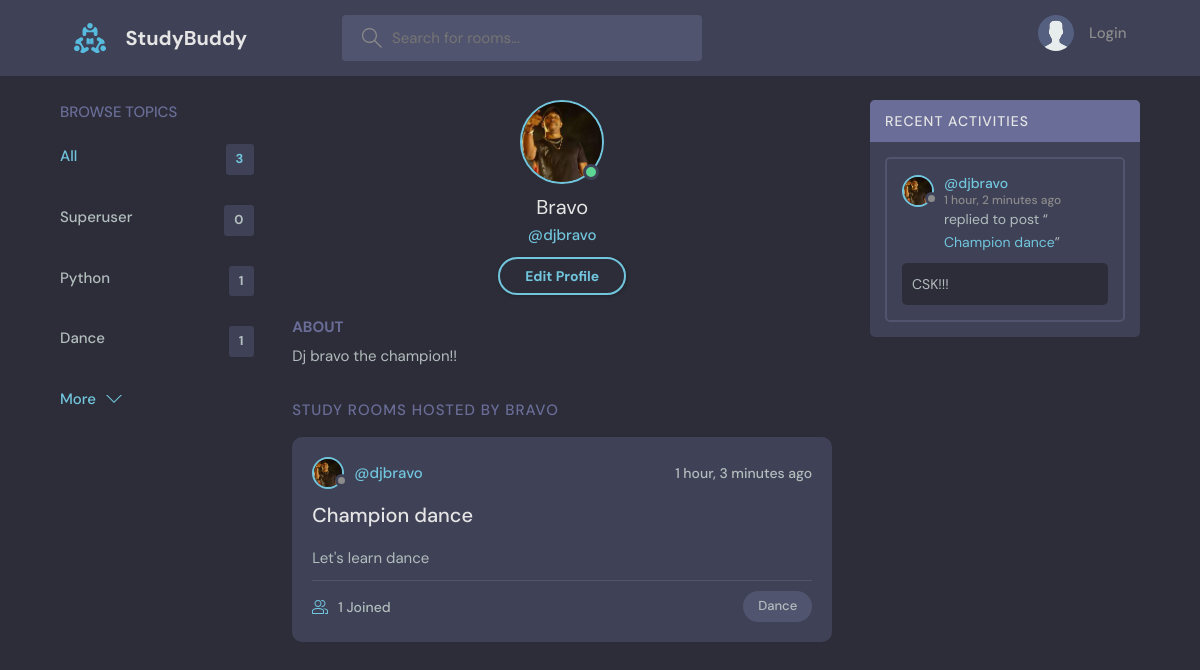
The page /profile/9/ on the database as committed earlier.
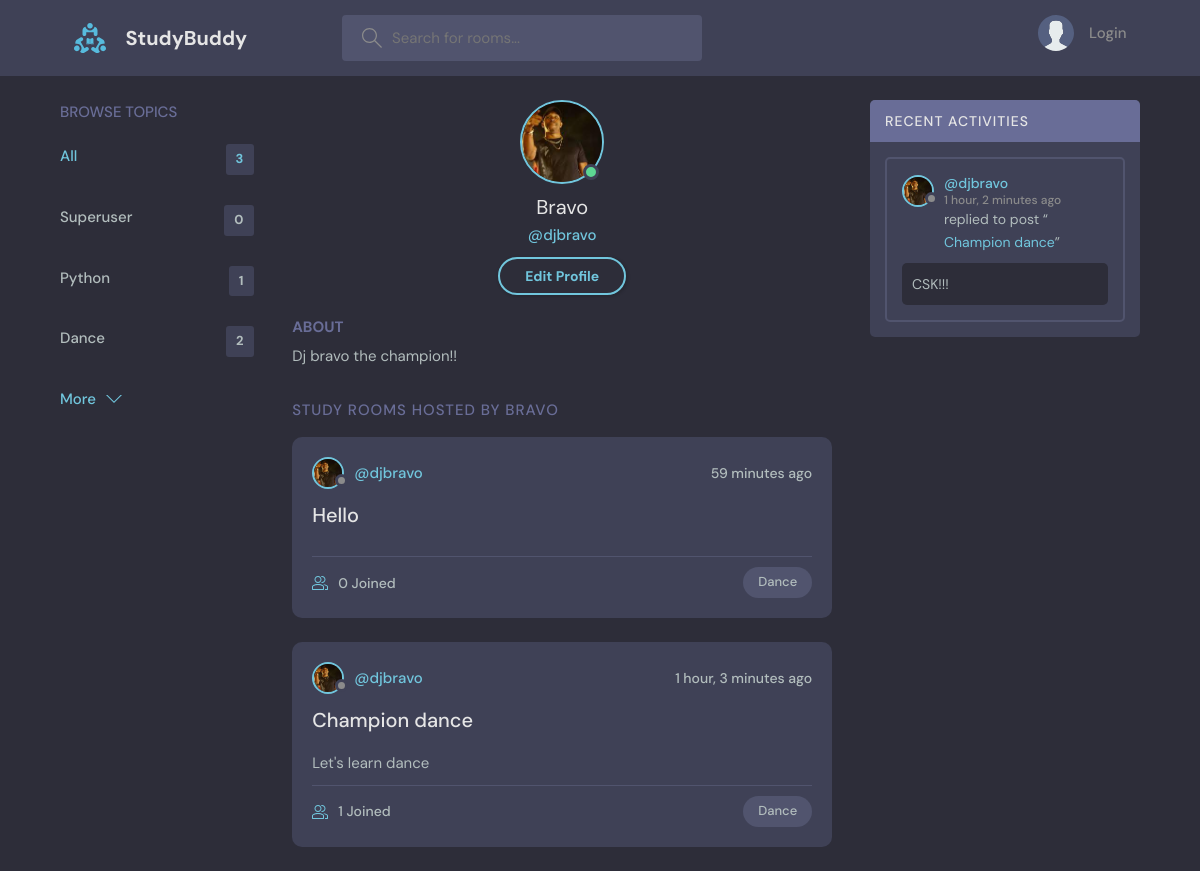
The same page on the database as committed later.
### base/models.py (models this page shows, shortened)
class Topic(models.Model):
    name = models.CharField(max_length=200)

class User(AbstractUser):
    name = models.CharField(max_length=200, null=True)
    email = models.EmailField(unique=True, null=True)
    bio = models.TextField(null=True)
    avatar = models.ImageField(null=True, default="avatar.svg")
    USERNAME_FIELD = 'email'
    REQUIRED_FIELDS = ['username']

class Room(models.Model):
    host = models.ForeignKey(User, on_delete=models.SET_NULL, null=True)
    topic = models.ForeignKey(Topic,on_delete=models.SET_NULL, null=True)
    name = models.CharField(max_length=200)
    description = models.TextField(null=True, blank=True)
    participants = models.ManyToManyField(User, related_name='participants', blank=True)
    updated = models.DateTimeField(auto_now=True)
    created = models.DateTimeField(auto_now_add=True)
    class Meta:
        ordering = ['-updated', '-created']
    def __str__(self):
        return self.name

class Message(models.Model):
    user = models.ForeignKey(User, on_delete=models.CASCADE)
    room = models.ForeignKey(Room, on_delete=models.CASCADE)
    body = models.TextField()
    updated = models.DateTimeField(auto_now=True)
    created = models.DateTimeField(auto_now_add=True)
    class Meta:
        ordering = ['-updated', '-created']

### base/views.py (the view)
# urls.py: path('profile/<str:pk>/', views.user_profile, name='profile'),
def user_profile(request, pk):
    user = User.objects.get(id=pk)
    rooms = user.room_set.all()
    room_messages = user.message_set.all()
    topics = Topic.objects.all()
    context = {'user': user, 'rooms': rooms, 'room_messages': room_messages, 'topics': topics}
    return render(request, 'base/profile.html', context)

### base/templates/base/profile.html
{% extends 'main.html' %}
{% block content %}
  <main class="profile-page layout layout--3">
    <div class="container">
      {% include 'base/topics_component.html' %}
      <div class="roomList">
        <div class="profile">
          <div class="profile__avatar">
            <div class="avatar avatar--large active">
              <img src="{{user.avatar.url}}" />
            </div>
          </div>
          <div class="profile__info">
            <h3>{{user.name}}</h3>
            <p>@{{user.username}}</p>
            <a href="{% url 'update-user' %}" class="btn btn--main btn--pill">Edit Profile</a>
          </div>
          <div class="profile__about">
            <h3>About</h3>
            <p>
             {{user.bio}}
            </p>
          </div>
        </div>
        <div class="roomList__header">
          <div>
            <h2>Study Rooms Hosted by {{user.name}}</a>
            </h2>
          </div>
        </div>
        {% include 'base/rooms_component.html' %}
      </div>
      {% include 'base/activity_feed_component.html' %}
    </div>
  </main>
{% endblock %}

### templates/main.html (shortened to what this page needs)
<!DOCTYPE html>
{% load static %}
<html lang="en">
  <head>
    <link rel="stylesheet" href="{% static 'styles/style.css' %}" />
  </head>
  <body>
    {% include 'navbar.html' %}
    {% block content %}
    {% endblock %}
  </body>
</html>

### templates/navbar.html (shortened to what this page needs)
{% load static %}
<header class="header header--loggedIn">
    <div class="container">
      <a href="{% url 'home' %}" class="header__logo">
        <img src="{% static 'images/logo.svg' %}"/>
        <h1>StudyBuddy</h1>
      </a>
      <form class="header__search" method='GET' action="{% url 'home' %}">
        <label>
          <input name='q' placeholder="Search for rooms..." />
        </label>
      </form>
      <nav class="header__menu">
        {% if request.user.is_authenticated %}
        <div class="header__user">
          <a href="{% url 'profile' request.user.id %}">
            <div class="avatar avatar--medium active">
              <img src="{{request.user.avatar.url}}" />
            </div>
            <p>{{request.user.name}}<span>@{{request.user.username}}</span></p>
          </a>
          <button class="dropdown-button">
            <svg version="1.1" xmlns="http://www.w3.org/2000/svg" width="32" height="32" viewBox="0 0 32 32">
              <title>chevron-down</title>
              <path d="M16 21l-13-13h-3l16 16 16-16h-3l-13 13z"></path>
            </svg>
          </button>
        </div>
        {% else %}
        <a href="{% url 'login' %}">
          <img src="{% static 'images/avatar.svg' %}" />
          <p>Login</p>
        </a>
        {% endif %}
      </nav>
    </div>
  </header>

### base/templates/base/topics_component.html (shortened to what this page needs)
<div class="topics">
    <div class="topics__header">
      <h2>Browse Topics</h2>
    </div>
    <ul class="topics__list">
      <li>
        <a href="{% url 'home' %}" class="active">All <span>{{topics.count}}</span></a>
      </li>
      {% for topic in topics %}
      <li>
        <a href="{% url 'home' %}?q={{topic.name}}">{{topic.name}} <span>{{topic.room_set.all.count}}</span> </a>
      </li>
      {% endfor %}
    </ul>
    <a class="btn btn--link" href="{% url 'topics' %}">
      More
      <svg version="1.1" xmlns="http://www.w3.org/2000/svg" width="32" height="32" viewBox="0 0 32 32">
        <title>chevron-down</title>
        <path d="M16 21l-13-13h-3l16 16 16-16h-3l-13 13z"></path>
      </svg>
    </a>
  </div>

### base/templates/base/rooms_component.html (shortened to what this page needs)
{% for room in rooms %}
<div class="roomListRoom">
    <div class="roomListRoom__header">
      <a href="{% url 'profile' room.host.id %}" class="roomListRoom__author">
        <div class="avatar avatar--small">
          <img src="{{room.host.avatar.url}}" />
        </div>
        <span>@{{room.host.username}}</span>
      </a>
      <div class="roomListRoom__actions">
        <span>{{room.created|timesince}} ago</span>
      </div>
    </div>
    <div class="roomListRoom__content">
        <a href="{% url 'room' room.id %}">{{room.name}}</a>
      <p>
        {{room.description}}
      </p>
    </div>
    <div class="roomListRoom__meta">
      <a href="{% url 'room' room.id %}" class="roomListRoom__joined">
        {{room.participants.all.count}} Joined
      </a>
      <p class="roomListRoom__topic">{{room.topic.name}}</p>
    </div>
</div>
{% endfor %}

### base/templates/base/activity_feed_component.html (shortened to what this page needs)
<div class="activities">
          <div class="activities__header">
            <h2>Recent Activities</h2>
          </div>
          {% for message in room_messages %}
          <div class="activities__box">
            <div class="activities__boxHeader roomListRoom__header">
              <a href="{% url 'profile' message.user.id %}" class="roomListRoom__author">
                <div class="avatar avatar--small">
                  <img src="{{message.user.avatar.url}}" />
                </div>
                <p>
                    @{{message.user.username}}
                  <span>{{message.created|timesince}} ago</span>
                </p>
              </a>
            </div>
            <div class="activities__boxContent">
              <p>replied to post “<a href="{% url 'room' message.room.id %}">{{message.room}}</a>”</p>
              <div class="activities__boxRoomContent">
                {{message.body}}
              </div>
            </div>
          </div>
          {% endfor %}
        </div>

Rows that differ between the two databases and show on the page:
computed for Topic "Dance": room_set.all.count "1" → "2"
added Room: host.avatar (picture), host.username "djbravo", created "59 minutes", name "Hello", participants.all.count "0", topic.name "Dance"
